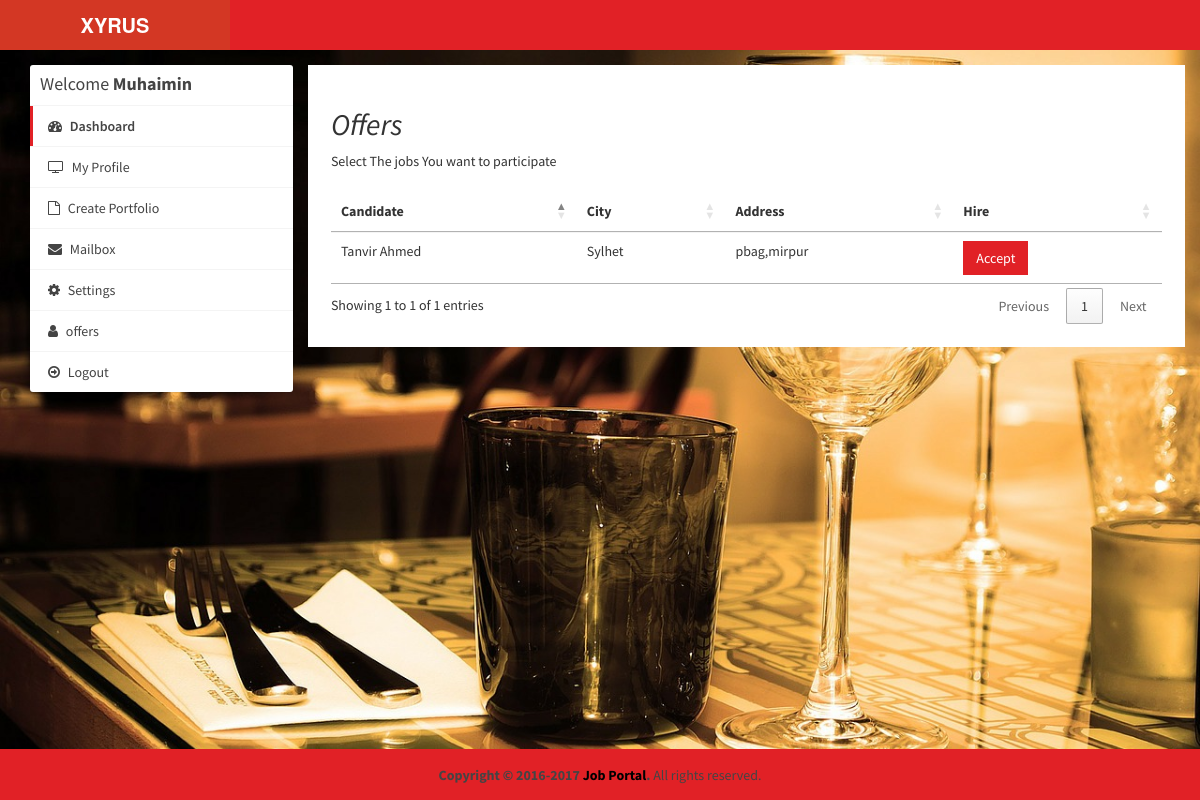
Screenshot of /photographers/resume-database.php (signed in) with the database file from the repository.
### tables this page shows
CREATE TABLE `users` (
  `id_user` int(11) NOT NULL,
  `firstname` varchar(255) NOT NULL,
  `lastname` varchar(255) NOT NULL,
  `email` varchar(255) NOT NULL,
  `password` varchar(255) NOT NULL,
  `address` text,
  `city` varchar(255) DEFAULT NULL,
  `state` varchar(255) DEFAULT NULL,
  `contactno` varchar(255) DEFAULT NULL,
  `qualification` varchar(255) DEFAULT NULL,
  `stream` varchar(255) DEFAULT NULL,
  `passingyear` varchar(255) DEFAULT NULL,
  `dob` varchar(255) DEFAULT NULL,
  `age` varchar(255) DEFAULT NULL,
  `designation` varchar(255) DEFAULT NULL,
  `resume` varchar(255) DEFAULT NULL,
  `hash` varchar(255) DEFAULT NULL,
  `active` int(11) NOT NULL DEFAULT '0',
  `aboutme` text,
  `skills` text
);

### photographers/resume-database.php (the view, shortened to what this page needs)
<?php
require_once("../db.php");
?>
<!DOCTYPE html>
<html>
<head>
  <link rel="stylesheet" href="https://cdnjs.cloudflare.com/ajax/libs/twitter-bootstrap/3.3.7/css/bootstrap.min.css">
  <link rel="stylesheet" href="https://cdnjs.cloudflare.com/ajax/libs/font-awesome/4.7.0/css/font-awesome.min.css">
  <link rel="stylesheet" href="https://cdnjs.cloudflare.com/ajax/libs/ionicons/2.0.1/css/ionicons.min.css">
  <link rel="stylesheet" href="https://cdn.datatables.net/1.10.15/css/jquery.dataTables.min.css">
  <link rel="stylesheet" href="../css/AdminLTE.min.css">
  <link rel="stylesheet" href="../css/_all-skins.min.css">
  <link rel="stylesheet" href="../css/custom.css">
</head>
<body class="hold-transition skin-red sidebar-mini">
<div class="wrapper">
  <header class="main-header">
    <a href="index.php" class="logo">
      <span class="logo-lg"><b>XYRUS</b></span>
    </a>
    <nav class="navbar navbar-static-top">
    </nav>
  </header>
  <div class="content-wrapper" style="margin-left: 0px;">
    <section id="candidates" class="content-header">
      <div class="container">
        <div class="row">
          <div class="col-md-3">
            <div class="box box-solid">
              <div class="box-header with-border">
                <h3 class="box-title">Welcome <b><?php echo $_SESSION['name']; ?></b></h3>
              </div>
              <div class="box-body no-padding">
                <ul class="nav nav-pills nav-stacked">
                  <li class="active"><a href="index.php"><i class="fa fa-dashboard"></i> Dashboard</a></li>
                  <li><a href="edit-profile.php"><i class="fa fa-tv"></i> My Profile</a></li>
                  <li><a href="create-gallary.php"><i class="fa fa-file-o"></i> Create Portfolio</a></li>
                  <li><a href="mailbox.php"><i class="fa fa-envelope"></i> Mailbox</a></li>
                  <li><a href="settings.php"><i class="fa fa-gear"></i> Settings</a></li>
                  <li><a href="resume-database.php"><i class="fa fa-user"></i> offers</a></li>
                  <li><a href="../logout.php"><i class="fa fa-arrow-circle-o-right"></i> Logout</a></li>
                </ul>
              </div>
            </div>
          </div>
          <div class="col-md-9 bg-white padding-2">
            <h2><i>Offers</i></h2>
            <p>Select The jobs You want to participate</p>
            <div class="row margin-top-20">
              <div class="col-md-12">
                <div class="box-body table-responsive no-padding">
                  <table id="example2" class="table table-hover">
                    <thead>
                      <th>Candidate</th>
                      <th>City</th>
                      <th>Address</th>
                      <th>Hire</th>
                    </thead>
                    <tbody>
                    <?php
                       $sql = "SELECT users.* FROM job_post INNER JOIN hirings ON job_post.id_jobpost=hirings.id_jobpost  INNER JOIN users ON users.id_user=hirings.id_user WHERE hirings.id_company='$_SESSION[id_company]' GROUP BY users.id_user";
                            $result = $conn->query($sql);
                            if($result->num_rows > 0) {
                              while($row = $result->fetch_assoc())
                              {
                      ?>
                      <tr>
                        <td><?php echo $row['firstname'].' '.$row['lastname']; ?></td>
                        <td><?php echo $row['city']; ?></td>
                        <td><?php echo $row['address']; ?></td>
						<td><a href="reject.php?id=<?php echo $row['id_user']; ?>" class="btn btn-success btn-flat margin-top-0">Accept</a> </td>
                      </tr>
                      <?php
                        }
                      }
                      ?>
                    </tbody>
                  </table>
                </div>
              </div>
            </div>
          </div>
        </div>
      </div>
    </section>
  </div>
  <footer class="main-footer" style="margin-left: 0px;">
    <div class="text-center">
      <strong>Copyright &copy; 2016-2017 <a href="learningfromscratch.online">Job Portal</a>.</strong> All rights
    reserved.
    </div>
  </footer>
</div>
</body>
</html>

### css/custom.css (style rules this page uses)
.margin-top-20 { margin-top: 20px; }
.padding-2 { padding: 2%; }
.bg-white { background-color: #fff; }

### rows the page displays
users: firstname "Tanvir", lastname "Ahmed", city "Sylhet", address "pbag,mirpur"

### other values shown
$_SESSION['name'] "Muhaimin"
